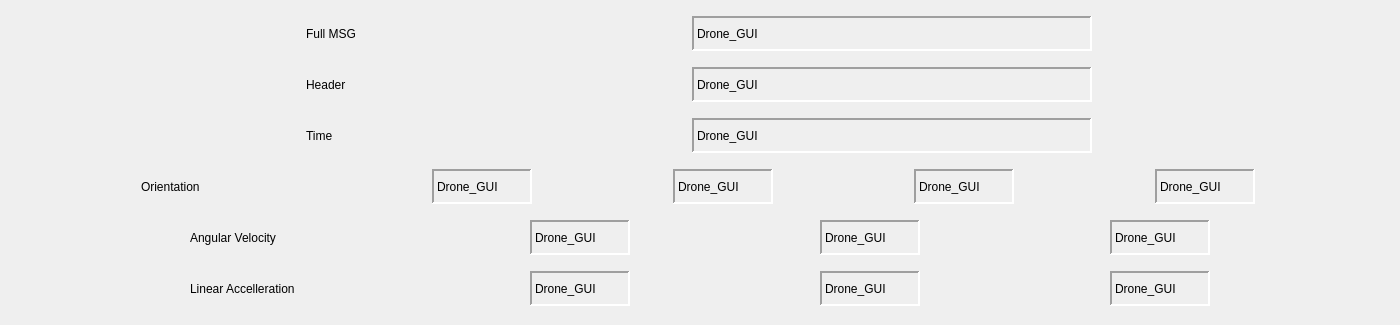
<?xml version="1.0" encoding="UTF-8"?>
<ui version="4.0">
 <class>Drone_GUI</class>
 <widget class="QWidget" name="Drone_GUI">
  <property name="windowTitle">
   <string>Drone_GUI</string>
  </property>

  <property name="geometry">
   <rect>
    <x>0</x>
    <y>0</y>
    <width>1400</width>
    <height>325</height>
   </rect>
  </property>

   <layout class="QVBoxLayout" name="verticalLayout">
        <property name="spacing">
            <number>0</number>
        </property>
        <property name="margin">
            <number>0</number>
        </property>

        <item>
        <layout class = "QHBoxLayout" name ="HLay1">
            <property name="spacing">
                <number>0</number>
            </property>
            <property name="margin">
                <number>0</number>
            </property>

             <item>
                <widget class="QLabel" name="Full_Msg">
                    <property name="minimumSize">
                        <size>
                            <width>20</width>
                            <height>10</height>
                        </size>
                    </property>
                    <property name="maximumSize">
                        <size>
                            <width>80</width>
                            <height>35</height>
                        </size>
                    </property>
                    <property name="toolTip">
                        <string>Test String1</string>
                    </property>
                    <property name="frameShape">
                        <enum>QFrame::Panel</enum>
                    </property>
                    
                    <property name="lineWidth">
                        <number>0</number>
                    </property>
                    <property name="text">
                        <string>Full MSG</string>
                    </property>
                </widget>
            </item>    

            <item>
                <widget class="QLabel" name="text1">
                    <property name="minimumSize">
                        <size>
                            <width>200</width>
                            <height>10</height>
                        </size>
                    </property>
                    <property name="maximumSize">
                        <size>
                            <width>400</width>
                            <height>35</height>
                        </size>
                    </property>
                    <property name="toolTip">
                        <string>Test String1</string>
                    </property>
                    <property name="frameShape">
                        <enum>QFrame::Panel</enum>
                    </property>
                    <property name="frameShadow">
                        <enum>QFrame::Sunken</enum>
                    </property>
                    <property name="lineWidth">
                        <number>2</number>
                    </property>
                    <property name="text">
                        <string>Drone_GUI</string>
                    </property>
                </widget>
            </item>    
        </layout>
        </item>

        <item>
        <layout class = "QHBoxLayout" name ="HLay1">
            <property name="spacing">
                <number>0</number>
            </property>
            <property name="margin">
                <number>0</number>
            </property>

             <item>
                <widget class="QLabel" name="Header">
                    <property name="minimumSize">
                        <size>
                            <width>20</width>
                            <height>10</height>
                        </size>
                    </property>
                    <property name="maximumSize">
                        <size>
                            <width>80</width>
                            <height>35</height>
                        </size>
                    </property>
                    <property name="toolTip">
                        <string>Test String1</string>
                    </property>
                    <property name="frameShape">
                        <enum>QFrame::Panel</enum>
                    </property>
                    
                    <property name="lineWidth">
                        <number>0</number>
                    </property>
                    <property name="text">
                        <string>Header</string>
                    </property>
                </widget>
            </item>    

            <item>
                <widget class="QLabel" name="sHeader">
                    <property name="minimumSize">
                        <size>
                            <width>200</width>
                            <height>10</height>
                        </size>
                    </property>
                    <property name="maximumSize">
                        <size>
                            <width>400</width>
                            <height>35</height>
                        </size>
                    </property>
                    <property name="toolTip">
                        <string>Test String1</string>
                    </property>
                    <property name="frameShape">
                        <enum>QFrame::Panel</enum>
                    </property>
                    <property name="frameShadow">
                        <enum>QFrame::Sunken</enum>
                    </property>
                    <property name="lineWidth">
                        <number>2</number>
                    </property>
                    <property name="text">
                        <string>Drone_GUI</string>
                    </property>
                </widget>
            </item>    
        </layout>
        </item>

        <item>
        <layout class = "QHBoxLayout" name ="HLay3">
            <property name="spacing">
                <number>0</number>
            </property>
            <property name="margin">
                <number>0</number>
            </property>

             <item>
                <widget class="QLabel" name="Time">
                    <property name="minimumSize">
                        <size>
                            <width>20</width>
                            <height>10</height>
                        </size>
                    </property>
                    <property name="maximumSize">
                        <size>
                            <width>80</width>
                            <height>35</height>
                        </size>
                    </property>
                    <property name="toolTip">
                        <string>Test String1</string>
                    </property>
                    <property name="frameShape">
                        <enum>QFrame::Panel</enum>
                    </property>
                    
                    <property name="lineWidth">
                        <number>0</number>
                    </property>
                    <property name="text">
                        <string>Time</string>
                    </property>
                </widget>
            </item>    

            <item>
                <widget class="QLabel" name="sTime">
                    <property name="minimumSize">
                        <size>
                            <width>200</width>
                            <height>10</height>
                        </size>
                    </property>
                    <property name="maximumSize">
                        <size>
                            <width>400</width>
                            <height>35</height>
                        </size>
                    </property>
                    <property name="toolTip">
                        <string>Test String1</string>
                    </property>
                    <property name="frameShape">
                        <enum>QFrame::Panel</enum>
                    </property>
                    <property name="frameShadow">
                        <enum>QFrame::Sunken</enum>
                    </property>
                    <property name="lineWidth">
                        <number>2</number>
                    </property>
                    <property name="text">
                        <string>Drone_GUI</string>
                    </property>
                </widget>
            </item>    
        </layout>
        </item>

        <item>
        <layout class = "QHBoxLayout" name ="HLay4">
            <property name="spacing">
                <number>0</number>
            </property>
            <property name="margin">
                <number>0</number>
            </property>

             <item>
                <widget class="QLabel" name="Orientation">
                    <property name="minimumSize">
                        <size>
                            <width>140</width>
                            <height>10</height>
                        </size>
                    </property>
                    <property name="maximumSize">
                        <size>
                            <width>150</width>
                            <height>35</height>
                        </size>
                    </property>
                    <property name="toolTip">
                        <string>Test String1</string>
                    </property>
                    <property name="frameShape">
                        <enum>QFrame::Panel</enum>
                    </property>
                    
                    <property name="lineWidth">
                        <number>0</number>
                    </property>
                    <property name="text">
                        <string>Orientation </string>
                    </property>
                </widget>
            </item>    

            <item>
                <widget class="QLabel" name="sOrntX">
                    <property name="minimumSize">
                        <size>
                            <width>25</width>
                            <height>10</height>
                        </size>
                    </property>
                    <property name="maximumSize">
                        <size>
                            <width>100</width>
                            <height>35</height>
                        </size>
                    </property>
                    <property name="toolTip">
                        <string>Test String1</string>
                    </property>
                    <property name="frameShape">
                        <enum>QFrame::Panel</enum>
                    </property>
                    <property name="frameShadow">
                        <enum>QFrame::Sunken</enum>
                    </property>
                    <property name="lineWidth">
                        <number>2</number>
                    </property>
                    <property name="text">
                        <string>Drone_GUI</string>
                    </property>
                </widget>
            </item>    
            <item>
                <widget class="QLabel" name="sOrntY">
                    <property name="minimumSize">
                        <size>
                            <width>25</width>
                            <height>10</height>
                        </size>
                    </property>
                    <property name="maximumSize">
                        <size>
                            <width>100</width>
                            <height>35</height>
                        </size>
                    </property>
                    <property name="toolTip">
                        <string>Test String1</string>
                    </property>
                    <property name="frameShape">
                        <enum>QFrame::Panel</enum>
                    </property>
                    <property name="frameShadow">
                        <enum>QFrame::Sunken</enum>
                    </property>
                    <property name="lineWidth">
                        <number>2</number>
                    </property>
                    <property name="text">
                        <string>Drone_GUI</string>
                    </property>
                </widget>
            </item>    
            <item>
                <widget class="QLabel" name="sOrntZ">
                    <property name="minimumSize">
                        <size>
                            <width>25</width>
                            <height>10</height>
                        </size>
                    </property>
                    <property name="maximumSize">
                        <size>
                            <width>100</width>
                            <height>35</height>
                        </size>
                    </property>
                    <property name="toolTip">
                        <string>Test String1</string>
                    </property>
                    <property name="frameShape">
                        <enum>QFrame::Panel</enum>
                    </property>
                    <property name="frameShadow">
                        <enum>QFrame::Sunken</enum>
                    </property>
                    <property name="lineWidth">
                        <number>2</number>
                    </property>
                    <property name="text">
                        <string>Drone_GUI</string>
                    </property>
                </widget>
            </item>
            <item>
                <widget class="QLabel" name="sOrntW">
                    <property name="minimumSize">
                        <size>
                            <width>50</width>
                            <height>10</height>
                        </size>
                    </property>
                    <property name="maximumSize">
                        <size>
                            <width>100</width>
                            <height>35</height>
                        </size>
                    </property>
                    <property name="toolTip">
                        <string>Test String1</string>
                    </property>
                    <property name="frameShape">
                        <enum>QFrame::Panel</enum>
                    </property>
                    <property name="frameShadow">
                        <enum>QFrame::Sunken</enum>
                    </property>
                    <property name="lineWidth">
                        <number>2</number>
                    </property>
                    <property name="text">
                        <string>Drone_GUI</string>
                    </property>
                </widget>
            </item>

        </layout>
        </item>


         <item>
        <layout class = "QHBoxLayout" name ="HLay5">
            <property name="spacing">
                <number>0</number>
            </property>
            <property name="margin">
                <number>0</number>
            </property>

             <item>
                <widget class="QLabel" name="AngVel">
                    <property name="minimumSize">
                        <size>
                            <width>140</width>
                            <height>10</height>
                        </size>
                    </property>
                    <property name="maximumSize">
                        <size>
                            <width>150</width>
                            <height>35</height>
                        </size>
                    </property>
                    <property name="toolTip">
                        <string>Test String1</string>
                    </property>
                    <property name="frameShape">
                        <enum>QFrame::Panel</enum>
                    </property>
                    
                    <property name="lineWidth">
                        <number>0</number>
                    </property>
                    <property name="text">
                        <string>Angular Velocity</string>
                    </property>
                </widget>
            </item>    

            <item>
                <widget class="QLabel" name="sAngVelX">
                    <property name="minimumSize">
                        <size>
                            <width>25</width>
                            <height>10</height>
                        </size>
                    </property>
                    <property name="maximumSize">
                        <size>
                            <width>100</width>
                            <height>35</height>
                        </size>
                    </property>
                    <property name="toolTip">
                        <string>Test String1</string>
                    </property>
                    <property name="frameShape">
                        <enum>QFrame::Panel</enum>
                    </property>
                    <property name="frameShadow">
                        <enum>QFrame::Sunken</enum>
                    </property>
                    <property name="lineWidth">
                        <number>2</number>
                    </property>
                    <property name="text">
                        <string>Drone_GUI</string>
                    </property>
                </widget>
            </item> 
            <item>
                <widget class="QLabel" name="sAngVelY">
                    <property name="minimumSize">
                        <size>
                            <width>25</width>
                            <height>10</height>
                        </size>
                    </property>
                    <property name="maximumSize">
                        <size>
                            <width>100</width>
                            <height>35</height>
                        </size>
                    </property>
                    <property name="toolTip">
                        <string>Test String1</string>
                    </property>
                    <property name="frameShape">
                        <enum>QFrame::Panel</enum>
                    </property>
                    <property name="frameShadow">
                        <enum>QFrame::Sunken</enum>
                    </property>
                    <property name="lineWidth">
                        <number>2</number>
                    </property>
                    <property name="text">
                        <string>Drone_GUI</string>
                    </property>
                </widget>
            </item>
            <item>
                <widget class="QLabel" name="sAngVelZ">
                    <property name="minimumSize">
                        <size>
                            <width>25</width>
                            <height>10</height>
                        </size>
                    </property>
                    <property name="maximumSize">
                        <size>
                            <width>100</width>
                            <height>35</height>
                        </size>
                    </property>
                    <property name="toolTip">
                        <string>Test String1</string>
                    </property>
                    <property name="frameShape">
                        <enum>QFrame::Panel</enum>
                    </property>
                    <property name="frameShadow">
                        <enum>QFrame::Sunken</enum>
                    </property>
                    <property name="lineWidth">
                        <number>2</number>
                    </property>
                    <property name="text">
                        <string>Drone_GUI</string>
                    </property>
                </widget>
            </item>   
        </layout>
        </item>

         <item>
        <layout class = "QHBoxLayout" name ="HLay6">
            <property name="spacing">
                <number>0</number>
            </property>
            <property name="margin">
                <number>0</number>
            </property>

             <item>
                <widget class="QLabel" name="LinAcc">
                    <property name="minimumSize">
                        <size>
                            <width>140</width>
                            <height>10</height>
                        </size>
                    </property>
                    <property name="maximumSize">
                        <size>
                            <width>150</width>
                            <height>35</height>
                        </size>
                    </property>
                    <property name="toolTip">
                        <string>Test String1</string>
                    </property>
                    <property name="frameShape">
                        <enum>QFrame::Panel</enum>
                    </property>
                    
                    <property name="lineWidth">
                        <number>0</number>
                    </property>
                    <property name="text">
                        <string>Linear Accelleration</string>
                    </property>
                </widget>
            </item>    

            <item>
                <widget class="QLabel" name="sLinAccX">
                    <property name="minimumSize">
                        <size>
                            <width>25</width>
                            <height>10</height>
                        </size>
                    </property>
                    <property name="maximumSize">
                        <size>
                            <width>100</width>
                            <height>35</height>
                        </size>
                    </property>
                    <property name="toolTip">
                        <string>Test String1</string>
                    </property>
                    <property name="frameShape">
                        <enum>QFrame::Panel</enum>
                    </property>
                    <property name="frameShadow">
                        <enum>QFrame::Sunken</enum>
                    </property>
                    <property name="lineWidth">
                        <number>2</number>
                    </property>
                    <property name="text">
                        <string>Drone_GUI</string>
                    </property>
                </widget>
            </item> 
            <item>
                <widget class="QLabel" name="sLinAccY">
                    <property name="minimumSize">
                        <size>
                            <width>25</width>
                            <height>10</height>
                        </size>
                    </property>
                    <property name="maximumSize">
                        <size>
                            <width>100</width>
                            <height>35</height>
                        </size>
                    </property>
                    <property name="toolTip">
                        <string>Test String1</string>
                    </property>
                    <property name="frameShape">
                        <enum>QFrame::Panel</enum>
                    </property>
                    <property name="frameShadow">
                        <enum>QFrame::Sunken</enum>
                    </property>
                    <property name="lineWidth">
                        <number>2</number>
                    </property>
                    <property name="text">
                        <string>Drone_GUI</string>
                    </property>
                </widget>
            </item>
            <item>
                <widget class="QLabel" name="sLinAccZ">
                    <property name="minimumSize">
                        <size>
                            <width>25</width>
                            <height>10</height>
                        </size>
                    </property>
                    <property name="maximumSize">
                        <size>
                            <width>100</width>
                            <height>35</height>
                        </size>
                    </property>
                    <property name="toolTip">
                        <string>Test String1</string>
                    </property>
                    <property name="frameShape">
                        <enum>QFrame::Panel</enum>
                    </property>
                    <property name="frameShadow">
                        <enum>QFrame::Sunken</enum>
                    </property>
                    <property name="lineWidth">
                        <number>2</number>
                    </property>
                    <property name="text">
                        <string>Drone_GUI</string>
                    </property>
                </widget>
            </item>   
        </layout>
        </item>
   </layout>
 </widget>

</ui>
